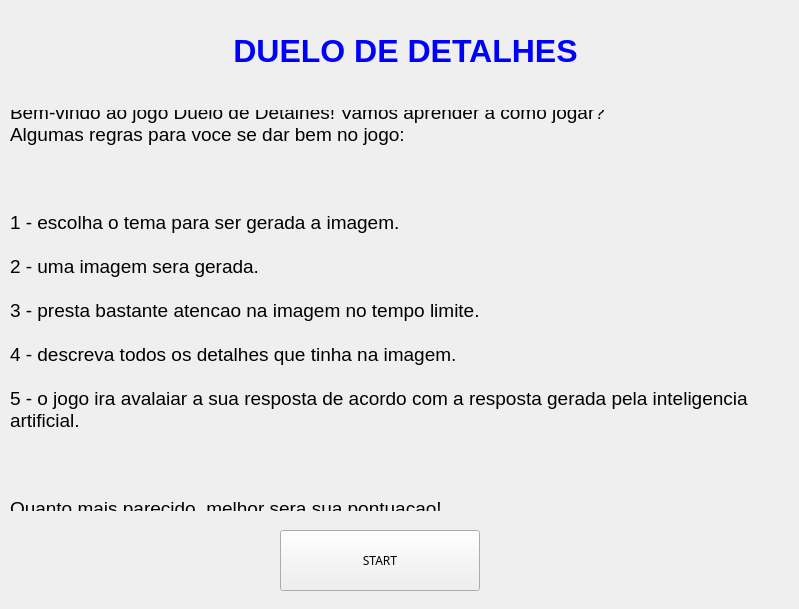
<?xml version="1.0" encoding="UTF-8"?>
<ui version="4.0">
 <class>MainWindow</class>
 <widget class="QMainWindow" name="MainWindow">
  <property name="geometry">
   <rect>
    <x>0</x>
    <y>0</y>
    <width>799</width>
    <height>609</height>
   </rect>
  </property>
  <property name="windowTitle">
   <string>MainWindow</string>
  </property>
  <widget class="QWidget" name="centralwidget">
   <widget class="QStackedWidget" name="stackedWidget">
    <property name="geometry">
     <rect>
      <x>0</x>
      <y>0</y>
      <width>800</width>
      <height>600</height>
     </rect>
    </property>
    <property name="minimumSize">
     <size>
      <width>800</width>
      <height>400</height>
     </size>
    </property>
    <property name="maximumSize">
     <size>
      <width>800</width>
      <height>600</height>
     </size>
    </property>
    <property name="currentIndex">
     <number>0</number>
    </property>
    <widget class="QWidget" name="page">
     <widget class="QLabel" name="label">
      <property name="geometry">
       <rect>
        <x>10</x>
        <y>20</y>
        <width>791</width>
        <height>61</height>
       </rect>
      </property>
      <property name="font">
       <font>
        <pointsize>-1</pointsize>
        <weight>75</weight>
        <bold>true</bold>
       </font>
      </property>
      <property name="styleSheet">
       <string notr="true">color: blue;
font-size: 32px;
font-weight: bold;</string>
      </property>
      <property name="text">
       <string>DUELO DE DETALHES</string>
      </property>
      <property name="alignment">
       <set>Qt::AlignCenter</set>
      </property>
     </widget>
     <widget class="QLabel" name="label_2">
      <property name="geometry">
       <rect>
        <x>10</x>
        <y>110</y>
        <width>781</width>
        <height>401</height>
       </rect>
      </property>
      <property name="font">
       <font>
        <family>MS Shell Dlg 2</family>
        <pointsize>14</pointsize>
        <weight>50</weight>
        <bold>false</bold>
       </font>
      </property>
      <property name="autoFillBackground">
       <bool>false</bool>
      </property>
      <property name="inputMethodHints">
       <set>Qt::ImhMultiLine</set>
      </property>
      <property name="lineWidth">
       <number>1</number>
      </property>
      <property name="text">
       <string>Bem-vindo ao jogo Duelo de Detalhes! Vamos aprender a como jogar? 
Algumas regras para voce se dar bem no jogo:



1 - escolha o tema para ser gerada a imagem.

2 - uma imagem sera gerada.

3 - presta bastante atencao na imagem no tempo limite.

4 - descreva todos os detalhes que tinha na imagem.

5 - o jogo ira avalaiar a sua resposta de acordo com a resposta gerada pela inteligencia artificial.



Quanto mais parecido, melhor sera sua pontuacao!</string>
      </property>
      <property name="wordWrap">
       <bool>true</bool>
      </property>
     </widget>
     <widget class="QPushButton" name="startGameButton">
      <property name="geometry">
       <rect>
        <x>280</x>
        <y>530</y>
        <width>200</width>
        <height>61</height>
       </rect>
      </property>
      <property name="maximumSize">
       <size>
        <width>200</width>
        <height>300</height>
       </size>
      </property>
      <property name="font">
       <font>
        <family>8514oem</family>
       </font>
      </property>
      <property name="cursor">
       <cursorShape>PointingHandCursor</cursorShape>
      </property>
      <property name="styleSheet">
       <string notr="true">box-shadow: rgba(0, 0, 0, 0.35) 0px 5px 15px;

</string>
      </property>
      <property name="text">
       <string>START</string>
      </property>
      <property name="flat">
       <bool>false</bool>
      </property>
     </widget>
    </widget>
    <widget class="QWidget" name="page_2">
     <widget class="QLabel" name="label_3">
      <property name="geometry">
       <rect>
        <x>0</x>
        <y>0</y>
        <width>801</width>
        <height>91</height>
       </rect>
      </property>
      <property name="font">
       <font>
        <family>MS Shell Dlg 2</family>
        <pointsize>14</pointsize>
        <weight>50</weight>
        <bold>false</bold>
       </font>
      </property>
      <property name="autoFillBackground">
       <bool>false</bool>
      </property>
      <property name="inputMethodHints">
       <set>Qt::ImhMultiLine</set>
      </property>
      <property name="lineWidth">
       <number>1</number>
      </property>
      <property name="text">
       <string> Selecione a dificuldade desejada:</string>
      </property>
      <property name="wordWrap">
       <bool>true</bool>
      </property>
     </widget>
     <widget class="QLabel" name="label_5">
      <property name="geometry">
       <rect>
        <x>0</x>
        <y>190</y>
        <width>801</width>
        <height>91</height>
       </rect>
      </property>
      <property name="font">
       <font>
        <family>MS Shell Dlg 2</family>
        <pointsize>14</pointsize>
        <weight>50</weight>
        <bold>false</bold>
       </font>
      </property>
      <property name="autoFillBackground">
       <bool>false</bool>
      </property>
      <property name="inputMethodHints">
       <set>Qt::ImhMultiLine</set>
      </property>
      <property name="lineWidth">
       <number>1</number>
      </property>
      <property name="text">
       <string> Selecione o tema desejado:</string>
      </property>
      <property name="wordWrap">
       <bool>true</bool>
      </property>
     </widget>
     <widget class="QPushButton" name="continueGame1Button">
      <property name="geometry">
       <rect>
        <x>280</x>
        <y>530</y>
        <width>200</width>
        <height>61</height>
       </rect>
      </property>
      <property name="maximumSize">
       <size>
        <width>200</width>
        <height>300</height>
       </size>
      </property>
      <property name="font">
       <font>
        <family>8514oem</family>
       </font>
      </property>
      <property name="cursor">
       <cursorShape>PointingHandCursor</cursorShape>
      </property>
      <property name="styleSheet">
       <string notr="true">box-shadow: rgba(0, 0, 0, 0.35) 0px 5px 15px;

</string>
      </property>
      <property name="text">
       <string>CONTINUAR</string>
      </property>
      <property name="flat">
       <bool>false</bool>
      </property>
     </widget>
     <widget class="QGroupBox" name="groupBox">
      <property name="enabled">
       <bool>true</bool>
      </property>
      <property name="geometry">
       <rect>
        <x>0</x>
        <y>60</y>
        <width>801</width>
        <height>80</height>
       </rect>
      </property>
      <property name="title">
       <string/>
      </property>
      <widget class="QRadioButton" name="radioButton_dificil">
       <property name="geometry">
        <rect>
         <x>460</x>
         <y>20</y>
         <width>151</width>
         <height>41</height>
        </rect>
       </property>
       <property name="font">
        <font>
         <family>MS Shell Dlg 2</family>
         <pointsize>14</pointsize>
         <weight>50</weight>
         <bold>false</bold>
        </font>
       </property>
       <property name="cursor">
        <cursorShape>PointingHandCursor</cursorShape>
       </property>
       <property name="tabletTracking">
        <bool>false</bool>
       </property>
       <property name="text">
        <string>DIFICIL</string>
       </property>
      </widget>
      <widget class="QRadioButton" name="radioButton_facil">
       <property name="geometry">
        <rect>
         <x>170</x>
         <y>20</y>
         <width>91</width>
         <height>41</height>
        </rect>
       </property>
       <property name="font">
        <font>
         <family>MS Shell Dlg 2</family>
         <pointsize>14</pointsize>
         <weight>50</weight>
         <bold>false</bold>
        </font>
       </property>
       <property name="cursor">
        <cursorShape>PointingHandCursor</cursorShape>
       </property>
       <property name="tabletTracking">
        <bool>false</bool>
       </property>
       <property name="text">
        <string>FACIL</string>
       </property>
      </widget>
     </widget>
     <widget class="QGroupBox" name="groupBox_2">
      <property name="geometry">
       <rect>
        <x>0</x>
        <y>250</y>
        <width>801</width>
        <height>151</height>
       </rect>
      </property>
      <property name="font">
       <font>
        <kerning>true</kerning>
       </font>
      </property>
      <property name="toolTip">
       <string/>
      </property>
      <property name="statusTip">
       <string/>
      </property>
      <property name="title">
       <string/>
      </property>
      <widget class="QRadioButton" name="radioButton_futebol">
       <property name="geometry">
        <rect>
         <x>30</x>
         <y>30</y>
         <width>101</width>
         <height>31</height>
        </rect>
       </property>
       <property name="font">
        <font>
         <family>MS Shell Dlg 2</family>
         <pointsize>14</pointsize>
         <weight>50</weight>
         <bold>false</bold>
        </font>
       </property>
       <property name="cursor">
        <cursorShape>PointingHandCursor</cursorShape>
       </property>
       <property name="text">
        <string>FUTEBOL</string>
       </property>
      </widget>
      <widget class="QRadioButton" name="radioButton_filme">
       <property name="geometry">
        <rect>
         <x>210</x>
         <y>30</y>
         <width>101</width>
         <height>31</height>
        </rect>
       </property>
       <property name="font">
        <font>
         <family>MS Shell Dlg 2</family>
         <pointsize>14</pointsize>
         <weight>50</weight>
         <bold>false</bold>
        </font>
       </property>
       <property name="cursor">
        <cursorShape>PointingHandCursor</cursorShape>
       </property>
       <property name="text">
        <string>FILME</string>
       </property>
      </widget>
      <widget class="QRadioButton" name="radioButton_alimento">
       <property name="geometry">
        <rect>
         <x>420</x>
         <y>30</y>
         <width>121</width>
         <height>31</height>
        </rect>
       </property>
       <property name="font">
        <font>
         <family>MS Shell Dlg 2</family>
         <pointsize>14</pointsize>
         <weight>50</weight>
         <bold>false</bold>
        </font>
       </property>
       <property name="cursor">
        <cursorShape>PointingHandCursor</cursorShape>
       </property>
       <property name="text">
        <string>ALIMENTO</string>
       </property>
      </widget>
      <widget class="QRadioButton" name="radioButton_bandeira">
       <property name="geometry">
        <rect>
         <x>30</x>
         <y>90</y>
         <width>151</width>
         <height>31</height>
        </rect>
       </property>
       <property name="font">
        <font>
         <family>MS Shell Dlg 2</family>
         <pointsize>14</pointsize>
         <weight>50</weight>
         <bold>false</bold>
        </font>
       </property>
       <property name="cursor">
        <cursorShape>PointingHandCursor</cursorShape>
       </property>
       <property name="text">
        <string>BANDEIRA</string>
       </property>
      </widget>
      <widget class="QRadioButton" name="radioButton_anime">
       <property name="geometry">
        <rect>
         <x>650</x>
         <y>30</y>
         <width>101</width>
         <height>31</height>
        </rect>
       </property>
       <property name="font">
        <font>
         <family>MS Shell Dlg 2</family>
         <pointsize>14</pointsize>
         <weight>50</weight>
         <bold>false</bold>
        </font>
       </property>
       <property name="cursor">
        <cursorShape>PointingHandCursor</cursorShape>
       </property>
       <property name="text">
        <string>ANIME</string>
       </property>
      </widget>
      <widget class="QRadioButton" name="radioButton_artista">
       <property name="geometry">
        <rect>
         <x>210</x>
         <y>90</y>
         <width>101</width>
         <height>31</height>
        </rect>
       </property>
       <property name="font">
        <font>
         <family>MS Shell Dlg 2</family>
         <pointsize>14</pointsize>
         <weight>50</weight>
         <bold>false</bold>
        </font>
       </property>
       <property name="cursor">
        <cursorShape>PointingHandCursor</cursorShape>
       </property>
       <property name="text">
        <string>ARTISTA</string>
       </property>
      </widget>
      <widget class="QRadioButton" name="radioButton_ferramenta">
       <property name="geometry">
        <rect>
         <x>420</x>
         <y>90</y>
         <width>131</width>
         <height>31</height>
        </rect>
       </property>
       <property name="font">
        <font>
         <family>MS Shell Dlg 2</family>
         <pointsize>14</pointsize>
         <weight>50</weight>
         <bold>false</bold>
        </font>
       </property>
       <property name="cursor">
        <cursorShape>PointingHandCursor</cursorShape>
       </property>
       <property name="text">
        <string>FERRAMENTA</string>
       </property>
      </widget>
      <widget class="QRadioButton" name="radioButton_cor">
       <property name="geometry">
        <rect>
         <x>650</x>
         <y>90</y>
         <width>101</width>
         <height>31</height>
        </rect>
       </property>
       <property name="font">
        <font>
         <family>MS Shell Dlg 2</family>
         <pointsize>14</pointsize>
         <weight>50</weight>
         <bold>false</bold>
        </font>
       </property>
       <property name="cursor">
        <cursorShape>PointingHandCursor</cursorShape>
       </property>
       <property name="text">
        <string>COR</string>
       </property>
      </widget>
     </widget>
    </widget>
    <widget class="QWidget" name="page_5">
     <widget class="QLabel" name="label_6">
      <property name="geometry">
       <rect>
        <x>10</x>
        <y>250</y>
        <width>791</width>
        <height>61</height>
       </rect>
      </property>
      <property name="font">
       <font>
        <pointsize>-1</pointsize>
        <weight>75</weight>
        <bold>true</bold>
       </font>
      </property>
      <property name="styleSheet">
       <string notr="true">color: black;
font-size: 32px;
font-weight: bold;</string>
      </property>
      <property name="text">
       <string>CARREGANDO . . .</string>
      </property>
      <property name="alignment">
       <set>Qt::AlignCenter</set>
      </property>
     </widget>
    </widget>
    <widget class="QWidget" name="page_3">
     <widget class="QLabel" name="tema_escolhido">
      <property name="geometry">
       <rect>
        <x>10</x>
        <y>20</y>
        <width>791</width>
        <height>91</height>
       </rect>
      </property>
      <property name="font">
       <font>
        <family>MS Shell Dlg 2</family>
        <pointsize>14</pointsize>
        <weight>50</weight>
        <bold>false</bold>
       </font>
      </property>
      <property name="autoFillBackground">
       <bool>false</bool>
      </property>
      <property name="inputMethodHints">
       <set>Qt::ImhMultiLine</set>
      </property>
      <property name="lineWidth">
       <number>1</number>
      </property>
      <property name="text">
       <string>TEMA</string>
      </property>
      <property name="alignment">
       <set>Qt::AlignCenter</set>
      </property>
      <property name="wordWrap">
       <bool>true</bool>
      </property>
     </widget>
     <widget class="QLCDNumber" name="lcdNumber">
      <property name="enabled">
       <bool>false</bool>
      </property>
      <property name="geometry">
       <rect>
        <x>690</x>
        <y>500</y>
        <width>101</width>
        <height>91</height>
       </rect>
      </property>
      <property name="font">
       <font>
        <family>8514oem</family>
       </font>
      </property>
      <property name="focusPolicy">
       <enum>Qt::NoFocus</enum>
      </property>
      <property name="layoutDirection">
       <enum>Qt::LeftToRight</enum>
      </property>
      <property name="smallDecimalPoint">
       <bool>false</bool>
      </property>
      <property name="digitCount">
       <number>2</number>
      </property>
      <property name="value" stdset="0">
       <double>60.000000000000000</double>
      </property>
      <property name="intValue" stdset="0">
       <number>60</number>
      </property>
     </widget>
     <widget class="QLabel" name="tema_escolhido_2">
      <property name="geometry">
       <rect>
        <x>690</x>
        <y>460</y>
        <width>101</width>
        <height>41</height>
       </rect>
      </property>
      <property name="font">
       <font>
        <family>8514oem</family>
        <weight>75</weight>
        <bold>true</bold>
       </font>
      </property>
      <property name="autoFillBackground">
       <bool>false</bool>
      </property>
      <property name="inputMethodHints">
       <set>Qt::ImhMultiLine</set>
      </property>
      <property name="lineWidth">
       <number>1</number>
      </property>
      <property name="text">
       <string>TEMPO</string>
      </property>
      <property name="alignment">
       <set>Qt::AlignCenter</set>
      </property>
      <property name="wordWrap">
       <bool>true</bool>
      </property>
     </widget>
     <widget class="QPushButton" name="continueGame2Button">
      <property name="geometry">
       <rect>
        <x>280</x>
        <y>530</y>
        <width>200</width>
        <height>61</height>
       </rect>
      </property>
      <property name="maximumSize">
       <size>
        <width>200</width>
        <height>300</height>
       </size>
      </property>
      <property name="font">
       <font>
        <family>8514oem</family>
       </font>
      </property>
      <property name="cursor">
       <cursorShape>PointingHandCursor</cursorShape>
      </property>
      <property name="styleSheet">
       <string notr="true">box-shadow: rgba(0, 0, 0, 0.35) 0px 5px 15px;

</string>
      </property>
      <property name="text">
       <string>CONTINUAR</string>
      </property>
      <property name="flat">
       <bool>false</bool>
      </property>
     </widget>
     <widget class="QPushButton" name="resetGame1Button">
      <property name="geometry">
       <rect>
        <x>20</x>
        <y>30</y>
        <width>51</width>
        <height>61</height>
       </rect>
      </property>
      <property name="maximumSize">
       <size>
        <width>200</width>
        <height>300</height>
       </size>
      </property>
      <property name="font">
       <font>
        <family>8514oem</family>
        <weight>75</weight>
        <bold>true</bold>
       </font>
      </property>
      <property name="cursor">
       <cursorShape>PointingHandCursor</cursorShape>
      </property>
      <property name="styleSheet">
       <string notr="true">background-color: #ff9999; 
color: #ffffff;

border: 1px solid red;
border-radius: 100%;

border-radius: 50%
</string>
      </property>
      <property name="text">
       <string>❌</string>
      </property>
      <property name="flat">
       <bool>false</bool>
      </property>
     </widget>
     <widget class="QLabel" name="imgLabel">
      <property name="geometry">
       <rect>
        <x>6</x>
        <y>112</y>
        <width>791</width>
        <height>331</height>
       </rect>
      </property>
      <property name="text">
       <string/>
      </property>
     </widget>
    </widget>
    <widget class="QWidget" name="page_4">
     <widget class="QPushButton" name="validarResposta">
      <property name="geometry">
       <rect>
        <x>280</x>
        <y>530</y>
        <width>200</width>
        <height>61</height>
       </rect>
      </property>
      <property name="maximumSize">
       <size>
        <width>200</width>
        <height>300</height>
       </size>
      </property>
      <property name="font">
       <font>
        <family>8514oem</family>
       </font>
      </property>
      <property name="cursor">
       <cursorShape>PointingHandCursor</cursorShape>
      </property>
      <property name="styleSheet">
       <string notr="true">box-shadow: rgba(0, 0, 0, 0.35) 0px 5px 15px;

</string>
      </property>
      <property name="text">
       <string>CONFIRMAR</string>
      </property>
      <property name="flat">
       <bool>false</bool>
      </property>
     </widget>
     <widget class="QLabel" name="label_4">
      <property name="geometry">
       <rect>
        <x>10</x>
        <y>40</y>
        <width>791</width>
        <height>81</height>
       </rect>
      </property>
      <property name="font">
       <font>
        <family>MS Shell Dlg 2</family>
        <pointsize>14</pointsize>
        <weight>50</weight>
        <bold>false</bold>
       </font>
      </property>
      <property name="autoFillBackground">
       <bool>false</bool>
      </property>
      <property name="inputMethodHints">
       <set>Qt::ImhMultiLine</set>
      </property>
      <property name="lineWidth">
       <number>1</number>
      </property>
      <property name="text">
       <string>Descreva a imagem gerada com maximo de detalhes possivel:</string>
      </property>
      <property name="wordWrap">
       <bool>true</bool>
      </property>
     </widget>
     <widget class="QTextEdit" name="textRespostaUser">
      <property name="geometry">
       <rect>
        <x>20</x>
        <y>120</y>
        <width>751</width>
        <height>351</height>
       </rect>
      </property>
      <property name="font">
       <font>
        <pointsize>18</pointsize>
       </font>
      </property>
     </widget>
    </widget>
    <widget class="QWidget" name="page_6">
     <widget class="QLabel" name="label_7">
      <property name="geometry">
       <rect>
        <x>10</x>
        <y>0</y>
        <width>781</width>
        <height>81</height>
       </rect>
      </property>
      <property name="font">
       <font>
        <family>MS Shell Dlg 2</family>
        <pointsize>14</pointsize>
        <weight>50</weight>
        <bold>false</bold>
       </font>
      </property>
      <property name="autoFillBackground">
       <bool>false</bool>
      </property>
      <property name="inputMethodHints">
       <set>Qt::ImhMultiLine</set>
      </property>
      <property name="lineWidth">
       <number>1</number>
      </property>
      <property name="text">
       <string>Sua pontuacao:</string>
      </property>
      <property name="wordWrap">
       <bool>true</bool>
      </property>
     </widget>
     <widget class="QLCDNumber" name="lcdNumber_2">
      <property name="geometry">
       <rect>
        <x>300</x>
        <y>40</y>
        <width>141</width>
        <height>131</height>
       </rect>
      </property>
      <property name="font">
       <font>
        <family>8514oem</family>
        <pointsize>22</pointsize>
        <weight>75</weight>
        <bold>true</bold>
       </font>
      </property>
     </widget>
     <widget class="QLabel" name="label_8">
      <property name="geometry">
       <rect>
        <x>10</x>
        <y>190</y>
        <width>781</width>
        <height>81</height>
       </rect>
      </property>
      <property name="font">
       <font>
        <family>MS Shell Dlg 2</family>
        <pointsize>14</pointsize>
        <weight>50</weight>
        <bold>false</bold>
       </font>
      </property>
      <property name="autoFillBackground">
       <bool>false</bool>
      </property>
      <property name="inputMethodHints">
       <set>Qt::ImhMultiLine</set>
      </property>
      <property name="lineWidth">
       <number>1</number>
      </property>
      <property name="text">
       <string>Resposta esperada:</string>
      </property>
      <property name="wordWrap">
       <bool>true</bool>
      </property>
     </widget>
     <widget class="QLabel" name="label_9">
      <property name="geometry">
       <rect>
        <x>10</x>
        <y>340</y>
        <width>781</width>
        <height>81</height>
       </rect>
      </property>
      <property name="font">
       <font>
        <family>MS Shell Dlg 2</family>
        <pointsize>14</pointsize>
        <weight>50</weight>
        <bold>false</bold>
       </font>
      </property>
      <property name="autoFillBackground">
       <bool>false</bool>
      </property>
      <property name="inputMethodHints">
       <set>Qt::ImhMultiLine</set>
      </property>
      <property name="lineWidth">
       <number>1</number>
      </property>
      <property name="text">
       <string>Sua resposta:</string>
      </property>
      <property name="wordWrap">
       <bool>true</bool>
      </property>
     </widget>
     <widget class="QPushButton" name="restartButton">
      <property name="geometry">
       <rect>
        <x>280</x>
        <y>530</y>
        <width>200</width>
        <height>61</height>
       </rect>
      </property>
      <property name="maximumSize">
       <size>
        <width>200</width>
        <height>300</height>
       </size>
      </property>
      <property name="font">
       <font>
        <family>8514oem</family>
       </font>
      </property>
      <property name="cursor">
       <cursorShape>PointingHandCursor</cursorShape>
      </property>
      <property name="styleSheet">
       <string notr="true">box-shadow: rgba(0, 0, 0, 0.35) 0px 5px 15px;

</string>
      </property>
      <property name="text">
       <string>RESTART</string>
      </property>
      <property name="flat">
       <bool>false</bool>
      </property>
     </widget>
     <widget class="QLabel" name="resposta_gpt">
      <property name="geometry">
       <rect>
        <x>10</x>
        <y>260</y>
        <width>771</width>
        <height>81</height>
       </rect>
      </property>
      <property name="text">
       <string/>
      </property>
      <property name="wordWrap">
       <bool>true</bool>
      </property>
     </widget>
     <widget class="QLabel" name="resposta_usuario">
      <property name="geometry">
       <rect>
        <x>10</x>
        <y>410</y>
        <width>771</width>
        <height>91</height>
       </rect>
      </property>
      <property name="text">
       <string/>
      </property>
      <property name="wordWrap">
       <bool>true</bool>
      </property>
     </widget>
    </widget>
   </widget>
  </widget>
 </widget>
 <resources/>
 <connections/>
</ui>
